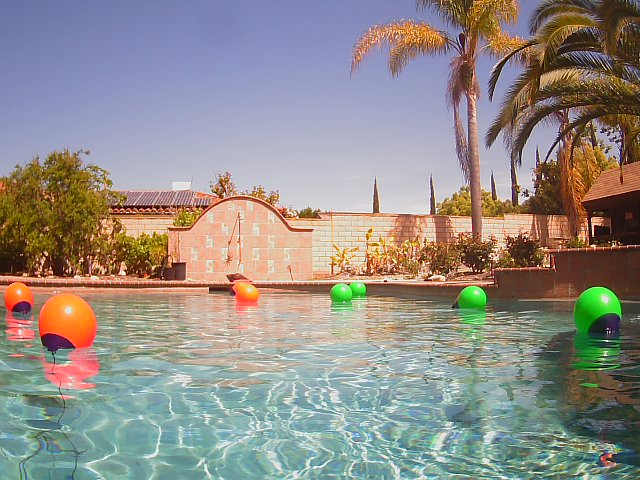
#> input picture GNC/Guidance_Core/Missions/2025-04-13-141027.jpg, 640 x 480 px
$ python -i black_cross_3.py   (imports and definitions only)
#> lines starting #> are read from the running program, lines starting #| are printed output that depends on the picture; after the words box and inside, x2 and y2 are one past the last pixel; in counts of white or black regions, pixels touching at a corner belong together
#> further down, picture is the input picture: shape (480, 640, 3); mean B, G, R 135.5, 140.8, 146.4
import cv2
import numpy as np
import math
from API.Servos.mini_maestro import MiniMaestro
from API.Servos.ardiuno_compound import ArdiunoCompound
from GNC.Control_Core  import motor_core # for the motor

import time

# === Calibration Constants ===
REAL_WIDTH_METERS = 0.4699 #18.5 inches accross
FOCAL_LENGTH = 588.3843844
TIME_DELAY = 5
LAUNCH_DISTANCE_THRESHOLD = 40

# [7 lines of commented-out code are left out]
LOWER_BLACK = np.array([0, 0, 0])
UPPER_BLACK = np.array([120, 255,   2])
LOWER_WHITE = np.array([0, 0, 5])
UPPER_WHITE = np.array([255, 17, 255]) #100  10 234
KERNEL = np.ones((5, 5), np.uint8)


# [5 lines left out: function init_camera, not called in this run]


def process_frame(frame):
    hsv = cv2.cvtColor(frame, cv2.COLOR_BGR2HSV)
#> hsv: shape (480, 640, 3); mean H, S, V 67.6, 84.1, 167.4
    mask_black = cv2.inRange(hsv, LOWER_BLACK, UPPER_BLACK)
#> mask_black: shape (480, 640); every value is 0
    mask_white = cv2.inRange(hsv, LOWER_WHITE, UPPER_WHITE)
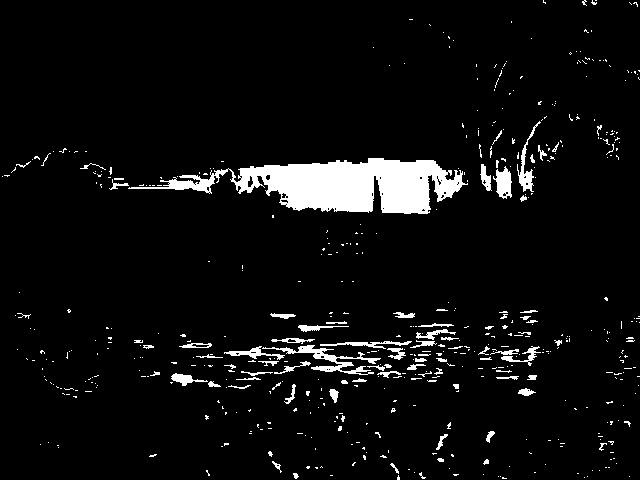
#> mask_white: shape (480, 640); 5.6% white; 528 white regions (446 under 20 px), largest, box (x1, y1, x2, y2) and area: (128, 158, 468, 214) 9427, (262, 345, 381, 375) 834, (493, 166, 512, 199) 381

    mask_black = cv2.morphologyEx(mask_black, cv2.MORPH_CLOSE, KERNEL)
    mask_black = cv2.morphologyEx(mask_black, cv2.MORPH_OPEN, KERNEL)
    mask_white = cv2.morphologyEx(mask_white, cv2.MORPH_CLOSE, KERNEL)
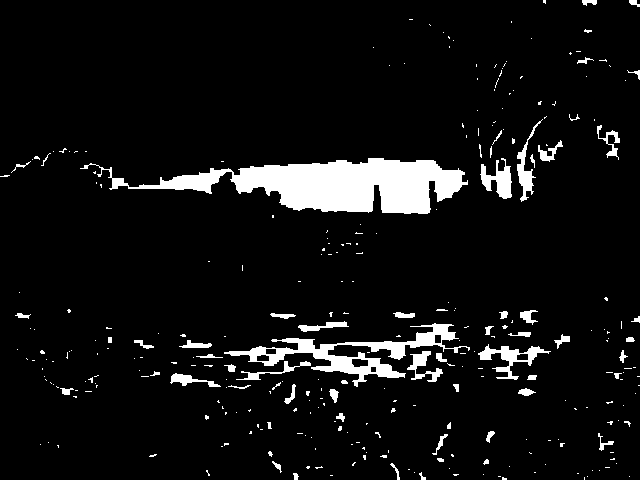
#> mask_white: shape (480, 640); 6.9% white; 304 white regions (242 under 20 px), largest, box (x1, y1, x2, y2) and area: (80, 158, 468, 214) 10406, (224, 323, 470, 387) 3491, (478, 344, 551, 380) 773
    mask_white = cv2.morphologyEx(mask_white, cv2.MORPH_OPEN, KERNEL)
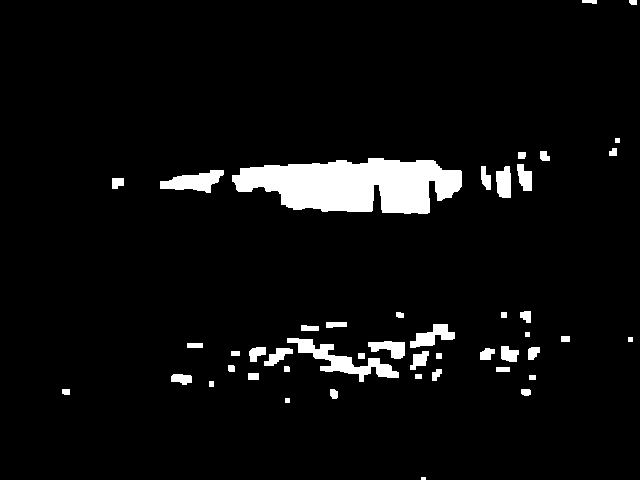
#> mask_white: shape (480, 640); 5.3% white; 47 white regions (1 under 20 px), largest, box (x1, y1, x2, y2) and area: (232, 158, 462, 214) 9083, (287, 338, 399, 382) 1455, (160, 170, 224, 193) 846

    return mask_black, mask_white


# [59 lines left out: functions find_contours, find_closest_match, not called in this run]


def estimate_distance(pixel_width):
    return (REAL_WIDTH_METERS * FOCAL_LENGTH) / pixel_width


# [104 lines left out: functions launch, launch_ardiuno, main, not called in this run]


# [2 lines not run here, left out]

>>> import cv2
>>> picture = cv2.imread('2025-04-13-141027.jpg')
>>> result = process_frame(picture)

$ run again, on GNC/Guidance_Core/Missions/2025-04-13-141055.jpg
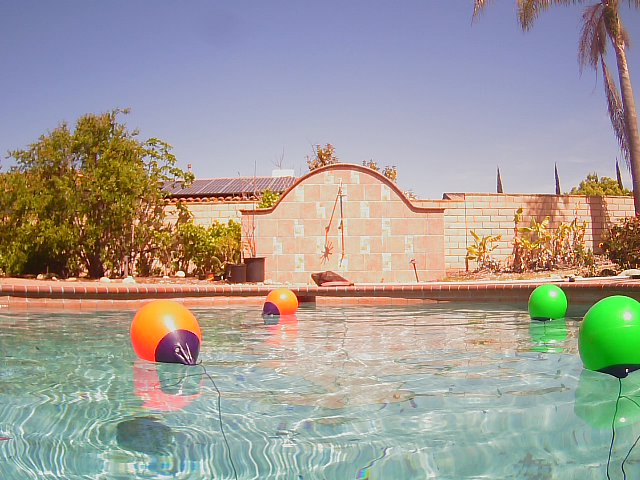
#> input picture GNC/Guidance_Core/Missions/2025-04-13-141055.jpg, 640 x 480 px
#> picture is the input picture: shape (480, 640, 3); mean B, G, R 149.9, 156.1, 160.7
#> hsv: shape (480, 640, 3); mean H, S, V 68.2, 78, 183.6
#> mask_black: shape (480, 640); every value is 0
#> in process_frame, `mask_white = cv2.inRange(hsv, LOWER_WHITE, UPPER_WHITE)`:
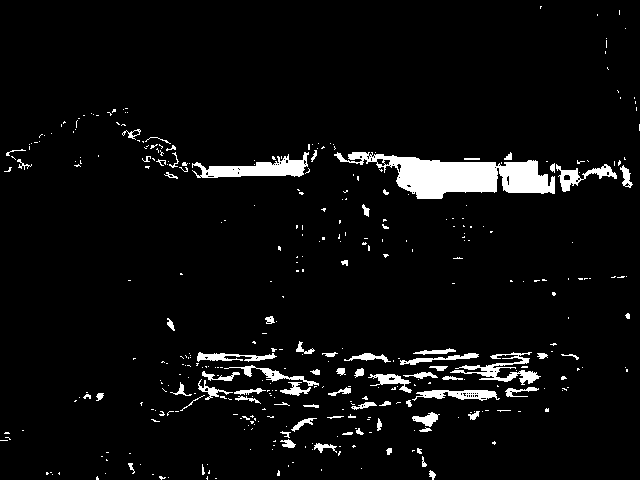
#> mask_white: shape (480, 640); 5% white; 384 white regions (310 under 20 px), largest, box (x1, y1, x2, y2) and area: (334, 152, 555, 199) 5157, (192, 152, 309, 178) 1400, (450, 352, 541, 385) 867
#> in process_frame, `mask_white = cv2.morphologyEx(mask_white, cv2.MORPH_OPEN, KERNEL)`:
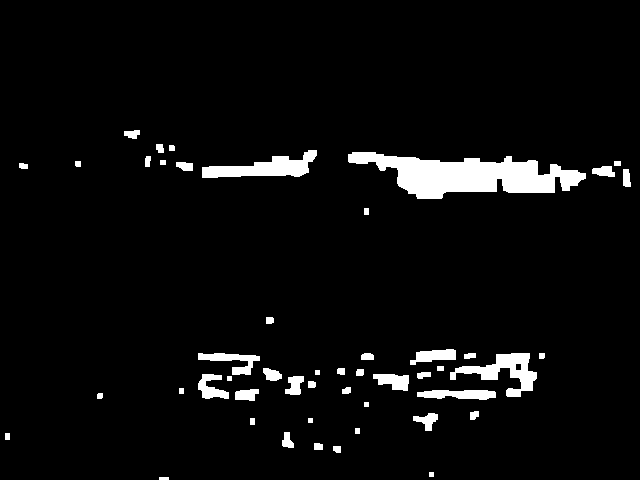
#> mask_white: shape (480, 640); 4.7% white; 49 white regions, largest, box (x1, y1, x2, y2) and area: (348, 152, 586, 199) 6013, (202, 150, 317, 178) 1587, (450, 353, 537, 397) 1463
